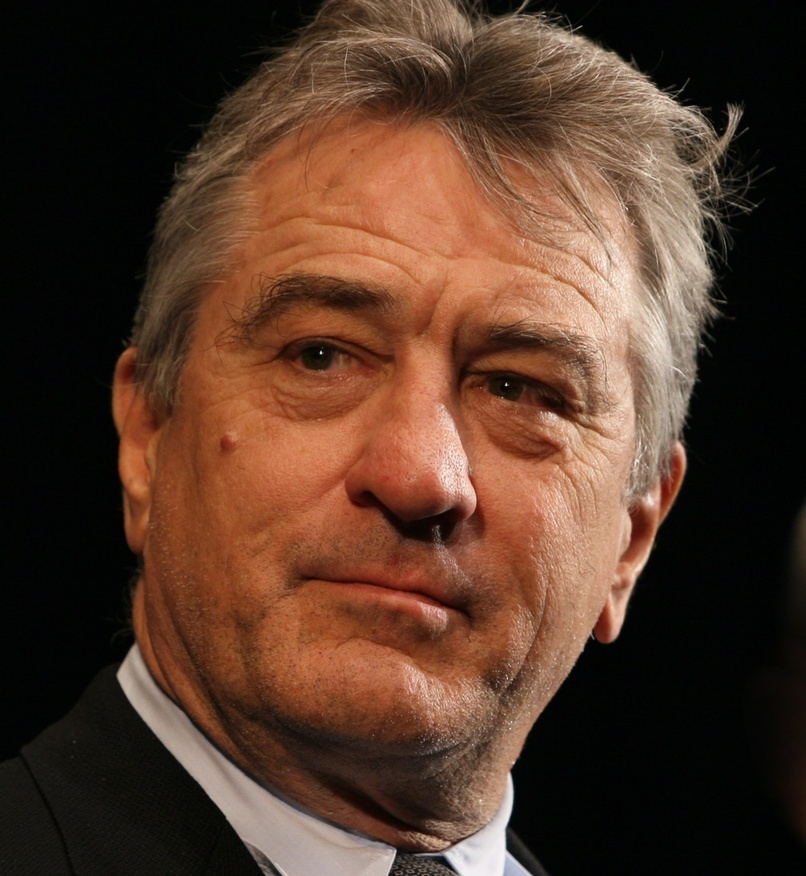
#> input picture robert_de_niro.jpg, 806 x 876 px, shrunk from 999 x 1086 before the run
$ python fun.py   (older library calls are emulated)
#> lines starting #> are read from the running program, lines starting #| are printed output that depends on the picture; after the words box and inside, x2 and y2 are one past the last pixel; in counts of white or black regions, pixels touching at a corner belong together
#!/usr/bin/env python
# coding=utf8

# Copyright (c) 2018 Behrooz Vedadian
#
# Permission is hereby granted, free of charge, to any person obtaining a copy
# of this software and associated documentation files (the "Software"), to deal
# in the Software without restriction, including without limitation the rights
# to use, copy, modify, merge, publish, distribute, sublicense, and/or sell
# copies of the Software, and to permit persons to whom the Software is
# furnished to do so, subject to the following conditions:
#
# The above copyright notice and this permission notice shall be included in all
# copies or substantial portions of the Software.
#
# THE SOFTWARE IS PROVIDED "AS IS", WITHOUT WARRANTY OF ANY KIND, EXPRESS OR
# IMPLIED, INCLUDING BUT NOT LIMITED TO THE WARRANTIES OF MERCHANTABILITY,
# FITNESS FOR A PARTICULAR PURPOSE AND NONINFRINGEMENT. IN NO EVENT SHALL THE
# AUTHORS OR COPYRIGHT HOLDERS BE LIABLE FOR ANY CLAIM, DAMAGES OR OTHER
# LIABILITY, WHETHER IN AN ACTION OF CONTRACT, TORT OR OTHERWISE, ARISING FROM,
# OUT OF OR IN CONNECTION WITH THE SOFTWARE OR THE USE OR OTHER DEALINGS IN THE
# SOFTWARE.
#
"""
Some fun transformations applied to a sample image
"""

from __future__ import print_function, division, unicode_literals

import math
import codecs
import sys
import cv2
import numpy as np
from matplotlib import pyplot

# Make the program look alike in python versions 3 and 2
if sys.version_info < (3, 0):
    sys.stdin = codecs.getreader("utf8")(sys.stdin)
    sys.stdout = codecs.getwriter("utf8")(sys.stdout)
    sys.stderr = codecs.getwriter("utf8")(sys.stderr)

def main():

    def show(*images, **kwargs):
        fig = pyplot.figure()
        if 'title' in kwargs:
            fig.canvas.set_window_title(kwargs['title'])
        r = math.floor(math.sqrt(len(images)))
        c = math.ceil(len(images) / r)
        i = 1
        shared_axes = None
        for image in images:
            if isinstance(image, tuple):
                image, title = image
            else:
                title = ''
            if r > 1 or c > 1:
                axes = pyplot.subplot(r, c, i, sharex=shared_axes, sharey=shared_axes)
                if shared_axes is None:
                    shared_axes = axes
            if title:
                pyplot.title(title)
            if image.ndim == 3:
                image = cv2.cvtColor(image, cv2.COLOR_BGR2RGB)
            pyplot.imshow(image, cmap='gray')
            pyplot.xticks([])
            pyplot.yticks([])
            i += 1

        pyplot.show()

    image = cv2.imread('../robert_de_niro.jpg')
#> image is the input picture: shape (876, 806, 3); mean B, G, R 41.2, 56.4, 84.2

    def blur_play():
        simple = cv2.blur(image, (21, 21))
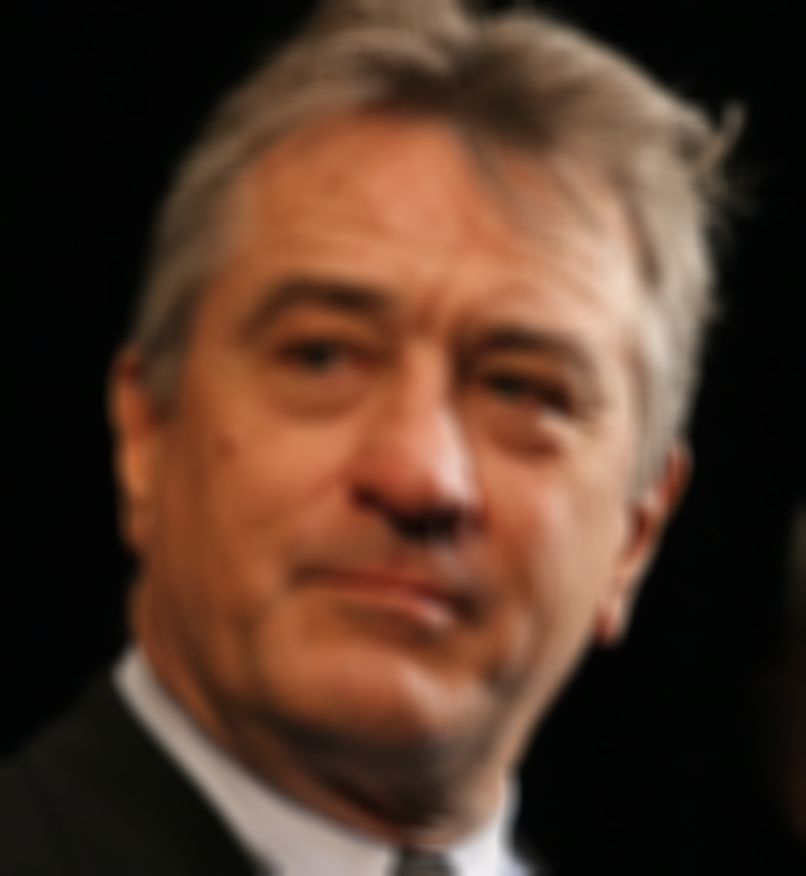
#> simple: shape (876, 806, 3); mean B, G, R 41.2, 56.4, 84.2
        gaussian = cv2.GaussianBlur(image, (21, 21), 0)
        median = cv2.medianBlur(image, 21)
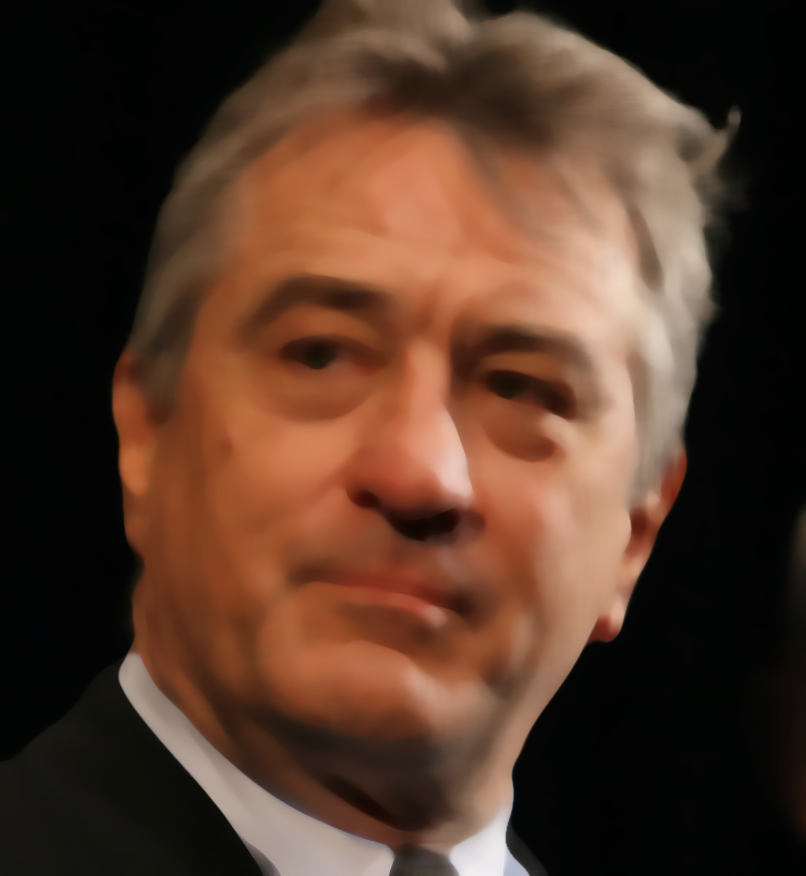
#> median: shape (876, 806, 3); mean B, G, R 40.7, 56, 84.1
        show(
            (image, "Original"),
            (simple, "Simple"),
            (gaussian, "Gaussian"),
            (median, "Median"),
            title='Blurring'
        )
#> after the loop in show, `for image in images:`: i = 5
#> in show, `pyplot.show()`:
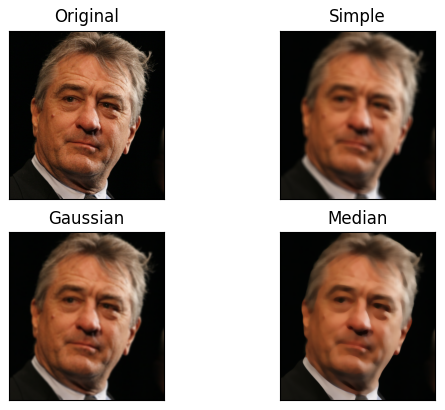
#> figure drawn by matplotlib, 4 panels

    def edge_play():
        sobel = np.absolute(cv2.Sobel(image, cv2.CV_32F, 1, 0)).mean(2)
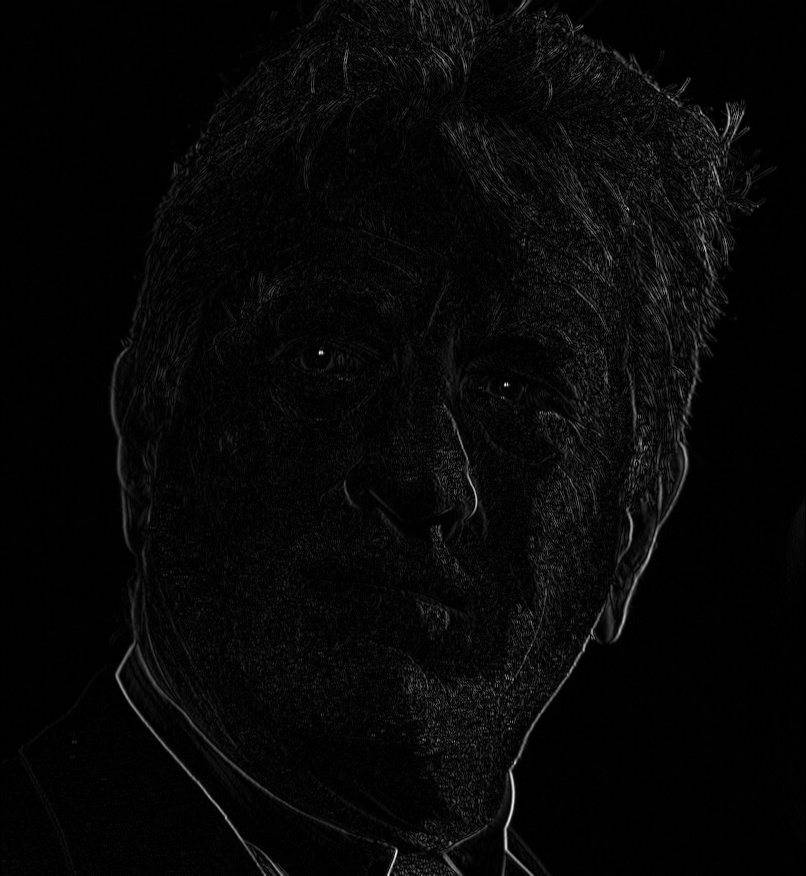
#> sobel: shape (876, 806) float32; min 0, max 737.7, mean 22.2; drawn with min black and max white
        laplacian = np.absolute(cv2.Laplacian(image, cv2.CV_32F)).mean(2)
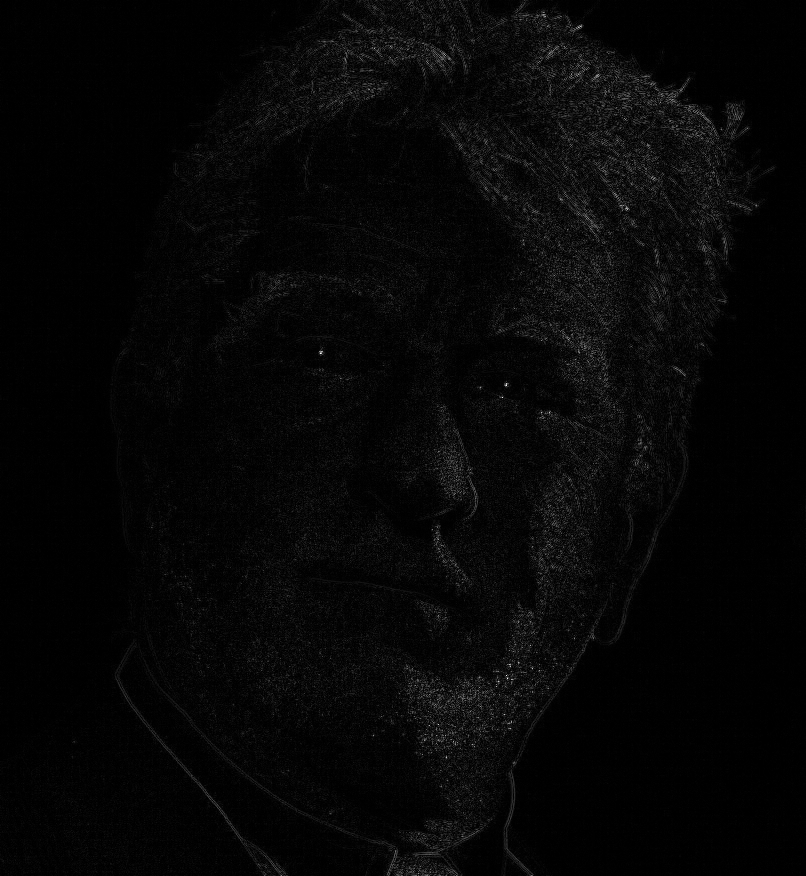
#> laplacian: shape (876, 806) float32; min 0, max 343.3, mean 9.2; drawn with min black and max white
        canny = cv2.Canny(image, 100, 200)
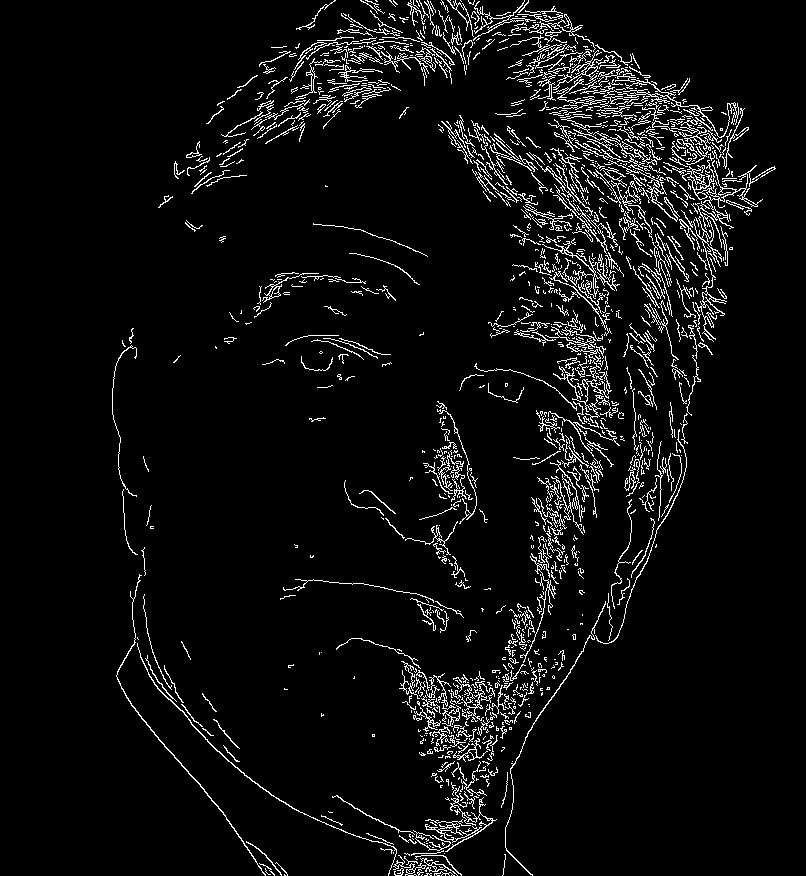
#> canny: shape (876, 806); 5.4% white in thin lines or dots, all inside (x1, y1, x2, y2) = (112, 0, 776, 876)
        show(
            (image, "Original"),
            (sobel, "Sobel"),
            (laplacian, "Laplacian"),
            (canny, "Canny"),
            title='Finding edges'
        )


    def edge_aware_blur():

        edges = np.absolute(cv2.Sobel(image, cv2.CV_32F, 1, 0)).mean(2)
        edges = (edges - edges.min()) / (edges.max() - edges.min())
        edges = edges ** 0.25
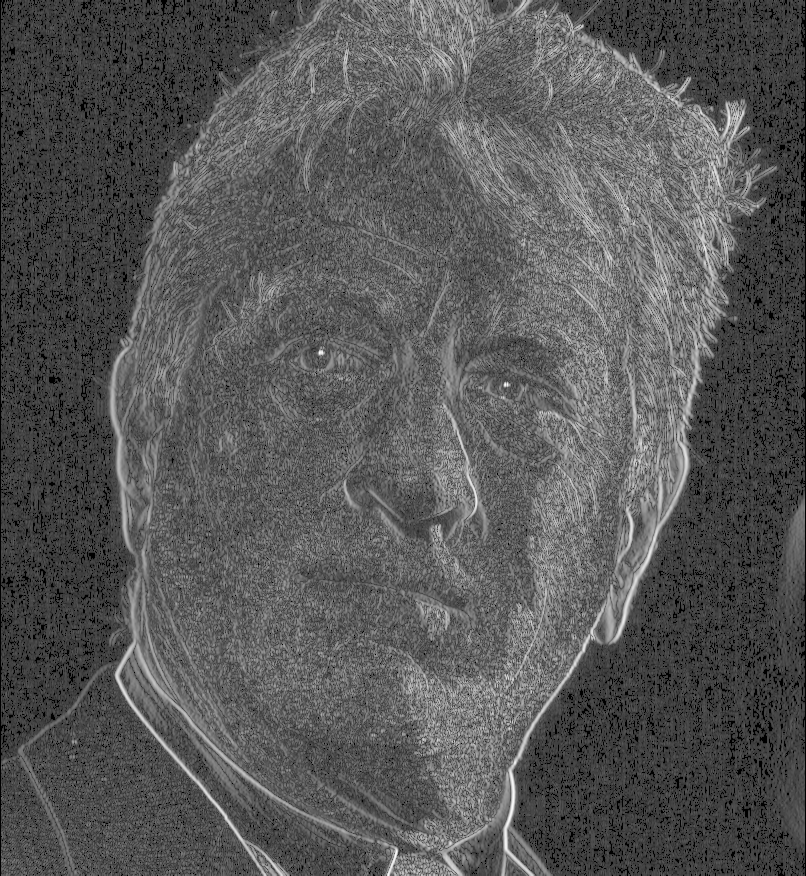
#> edges: shape (876, 806) float32; min 0, max 1, mean 0.345
        edges = np.expand_dims(edges, 2)
        edges = np.tile(edges, (1, 1, 3))
#> edges: shape (876, 806, 3) float32

        blurred = cv2.medianBlur(image, 21)
        final = (1 - edges) * blurred + edges * image
        final = final.astype(np.uint8)

        show(
            (image, "Original"),
            (blurred, "Just Blurred"),
            (final, "Smoothed"),
            title="Edge aware smoothing"
        )

    blur_play()
    edge_play()
    edge_aware_blur()

if __name__ == "__main__":
    main()
